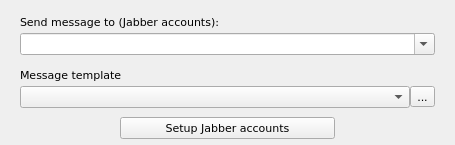
<?xml version="1.0" encoding="UTF-8"?>
<ui version="4.0">
 <class>SendMessageToJabberWidget</class>
 <widget class="QWidget" name="SendMessageToJabberWidget">
  <property name="geometry">
   <rect>
    <x>0</x>
    <y>0</y>
    <width>455</width>
    <height>145</height>
   </rect>
  </property>
  <property name="font">
   <font>
    <family>DejaVu Sans</family>
    <pointsize>8</pointsize>
   </font>
  </property>
  <property name="windowTitle">
   <string>Form</string>
  </property>
  <layout class="QVBoxLayout" name="verticalLayout_3">
   <property name="spacing">
    <number>9</number>
   </property>
   <property name="leftMargin">
    <number>20</number>
   </property>
   <property name="topMargin">
    <number>10</number>
   </property>
   <property name="rightMargin">
    <number>20</number>
   </property>
   <property name="bottomMargin">
    <number>6</number>
   </property>
   <item>
    <layout class="QVBoxLayout" name="verticalLayout">
     <property name="spacing">
      <number>0</number>
     </property>
     <item>
      <widget class="QLabel" name="lblSendMessageToJabber">
       <property name="text">
        <string>Send message to (Jabber accounts):</string>
       </property>
       <property name="buddy">
        <cstring>cmbSendMessageToJabber</cstring>
       </property>
      </widget>
     </item>
     <item>
      <widget class="QComboBox" name="cmbSendMessageToJabber">
       <property name="editable">
        <bool>true</bool>
       </property>
      </widget>
     </item>
    </layout>
   </item>
   <item>
    <layout class="QVBoxLayout" name="verticalLayout_2">
     <property name="spacing">
      <number>0</number>
     </property>
     <item>
      <widget class="QLabel" name="lblMessageTemplate">
       <property name="sizePolicy">
        <sizepolicy hsizetype="Preferred" vsizetype="Preferred">
         <horstretch>0</horstretch>
         <verstretch>0</verstretch>
        </sizepolicy>
       </property>
       <property name="text">
        <string>Message template</string>
       </property>
       <property name="buddy">
        <cstring>cmbMessageTemplate</cstring>
       </property>
      </widget>
     </item>
     <item>
      <layout class="QHBoxLayout" name="horizontalLayout_2">
       <property name="spacing">
        <number>0</number>
       </property>
       <item>
        <widget class="QComboBox" name="cmbMessageTemplate">
         <property name="sizePolicy">
          <sizepolicy hsizetype="Preferred" vsizetype="Fixed">
           <horstretch>0</horstretch>
           <verstretch>0</verstretch>
          </sizepolicy>
         </property>
        </widget>
       </item>
       <item>
        <widget class="QToolButton" name="btnMessageTemplate">
         <property name="text">
          <string>...</string>
         </property>
         <property name="icon">
          <iconset resource="../../qHostMonitor.qrc">
           <normaloff>:/img/foldersTree.png</normaloff>:/img/foldersTree.png</iconset>
         </property>
         <property name="iconSize">
          <size>
           <width>16</width>
           <height>16</height>
          </size>
         </property>
        </widget>
       </item>
      </layout>
     </item>
    </layout>
   </item>
   <item>
    <layout class="QHBoxLayout" name="horizontalLayout">
     <item>
      <spacer name="horizontalSpacer">
       <property name="orientation">
        <enum>Qt::Horizontal</enum>
       </property>
       <property name="sizeType">
        <enum>QSizePolicy::Fixed</enum>
       </property>
       <property name="sizeHint" stdset="0">
        <size>
         <width>100</width>
         <height>20</height>
        </size>
       </property>
      </spacer>
     </item>
     <item>
      <widget class="QPushButton" name="btnSetupJabberAccounts">
       <property name="font">
        <font>
         <weight>50</weight>
         <italic>false</italic>
         <bold>false</bold>
         <underline>false</underline>
         <strikeout>false</strikeout>
        </font>
       </property>
       <property name="acceptDrops">
        <bool>false</bool>
       </property>
       <property name="autoFillBackground">
        <bool>false</bool>
       </property>
       <property name="text">
        <string>Setup Jabber accounts</string>
       </property>
      </widget>
     </item>
     <item>
      <spacer name="horizontalSpacer_2">
       <property name="orientation">
        <enum>Qt::Horizontal</enum>
       </property>
       <property name="sizeType">
        <enum>QSizePolicy::Fixed</enum>
       </property>
       <property name="sizeHint" stdset="0">
        <size>
         <width>100</width>
         <height>20</height>
        </size>
       </property>
      </spacer>
     </item>
    </layout>
   </item>
  </layout>
 </widget>
 <resources>
  <include location="../../qHostMonitor.qrc"/>
  <include location="../../qHostMonitor.qrc"/>
 </resources>
 <connections/>
</ui>
